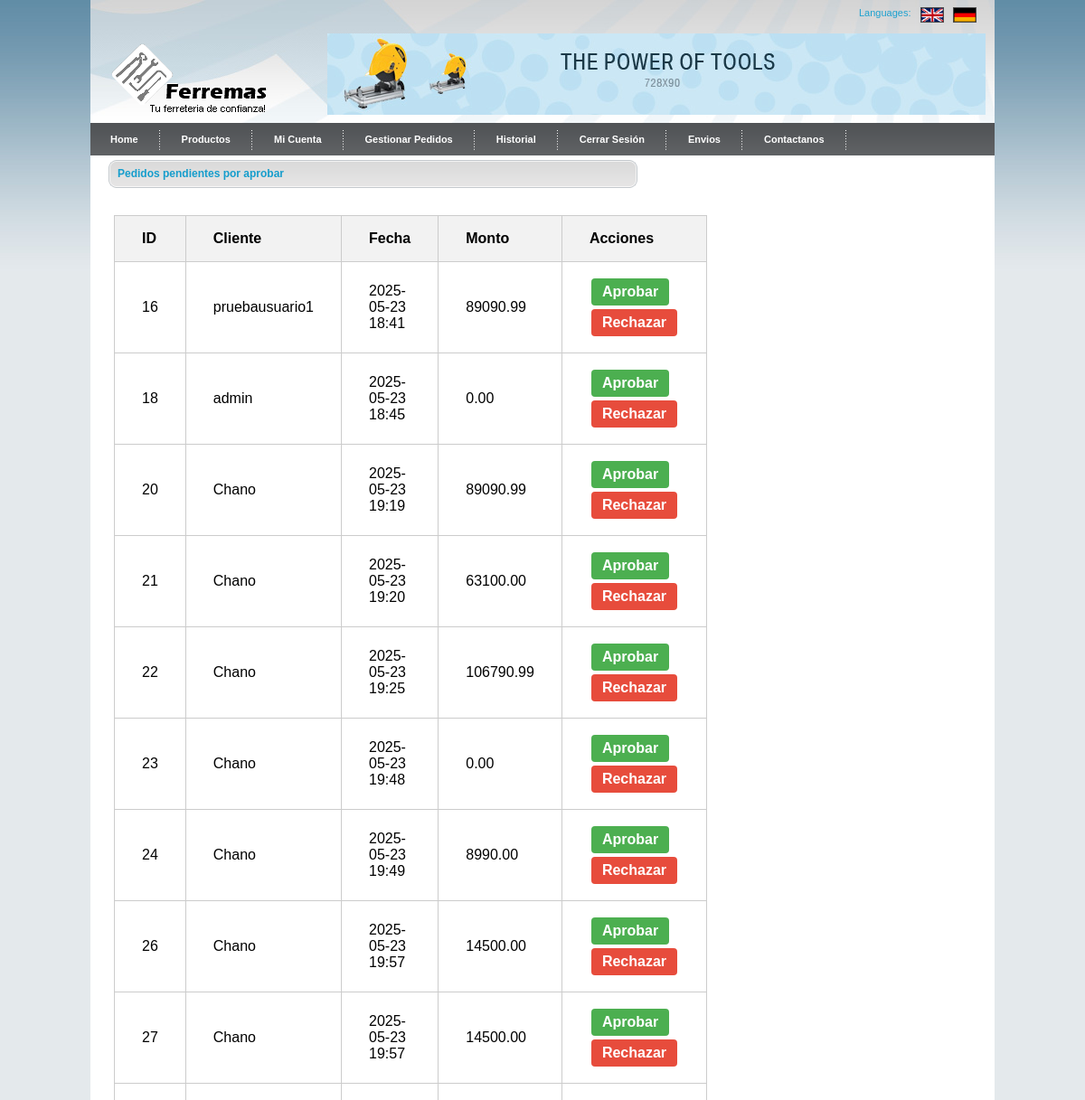
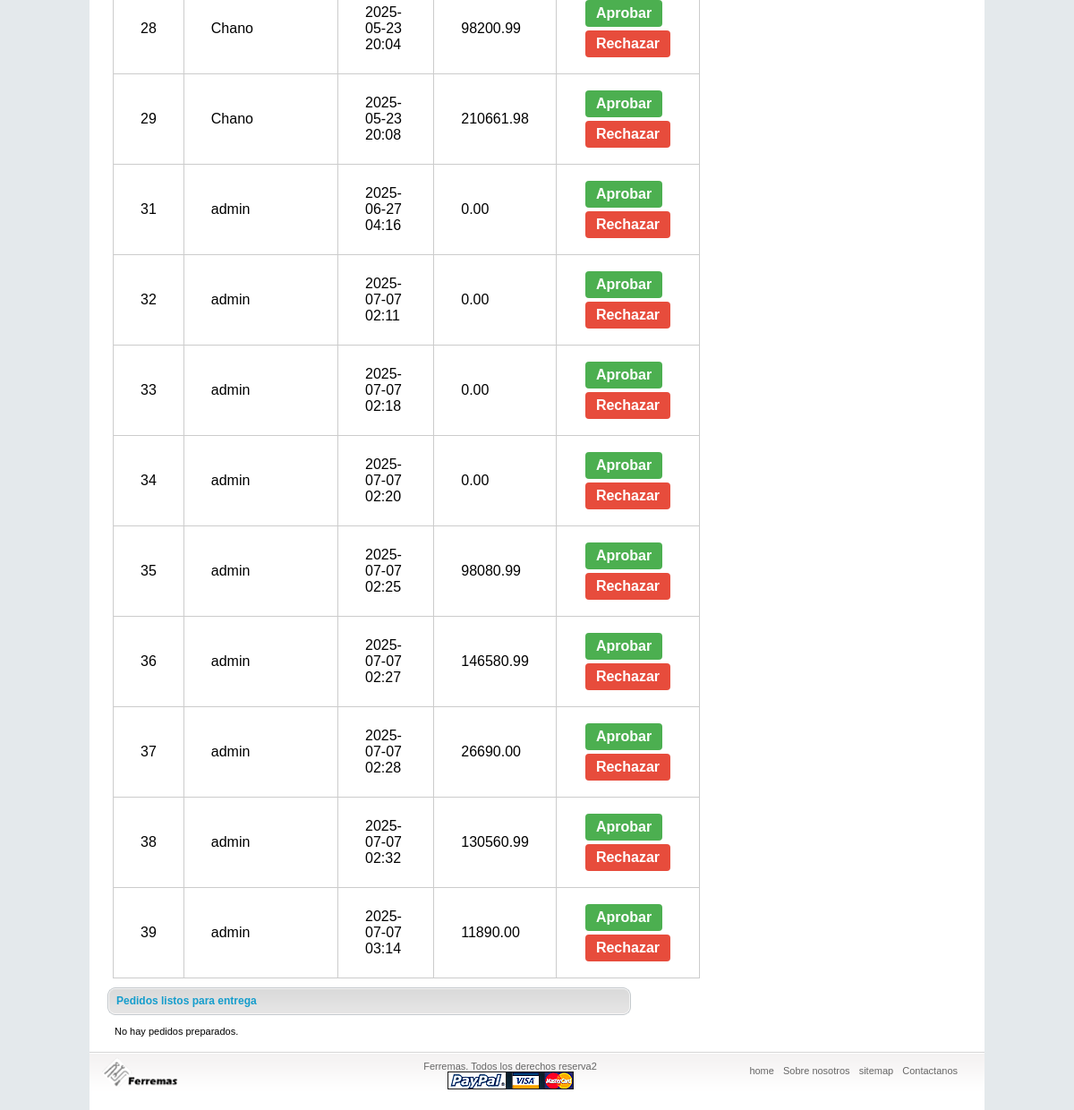
/vendedor/ (signed in), run on an earlier commit of the app's database (2 pictures, top to bottom).
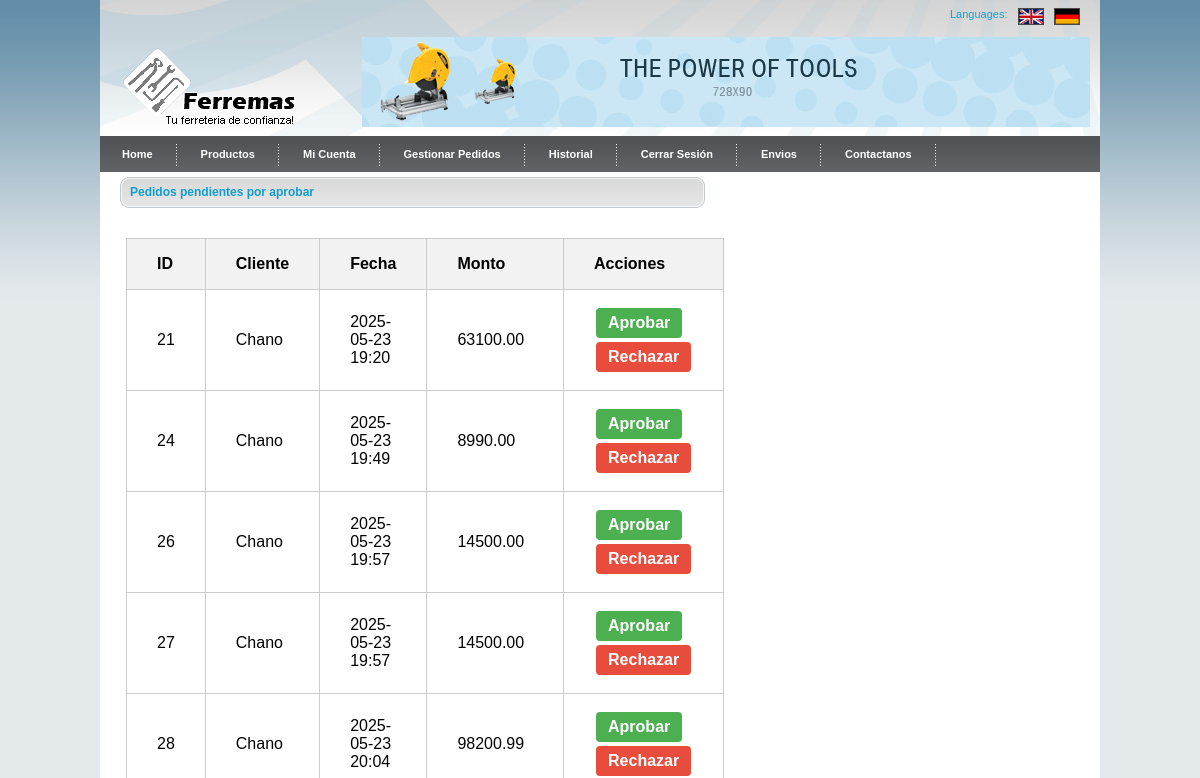
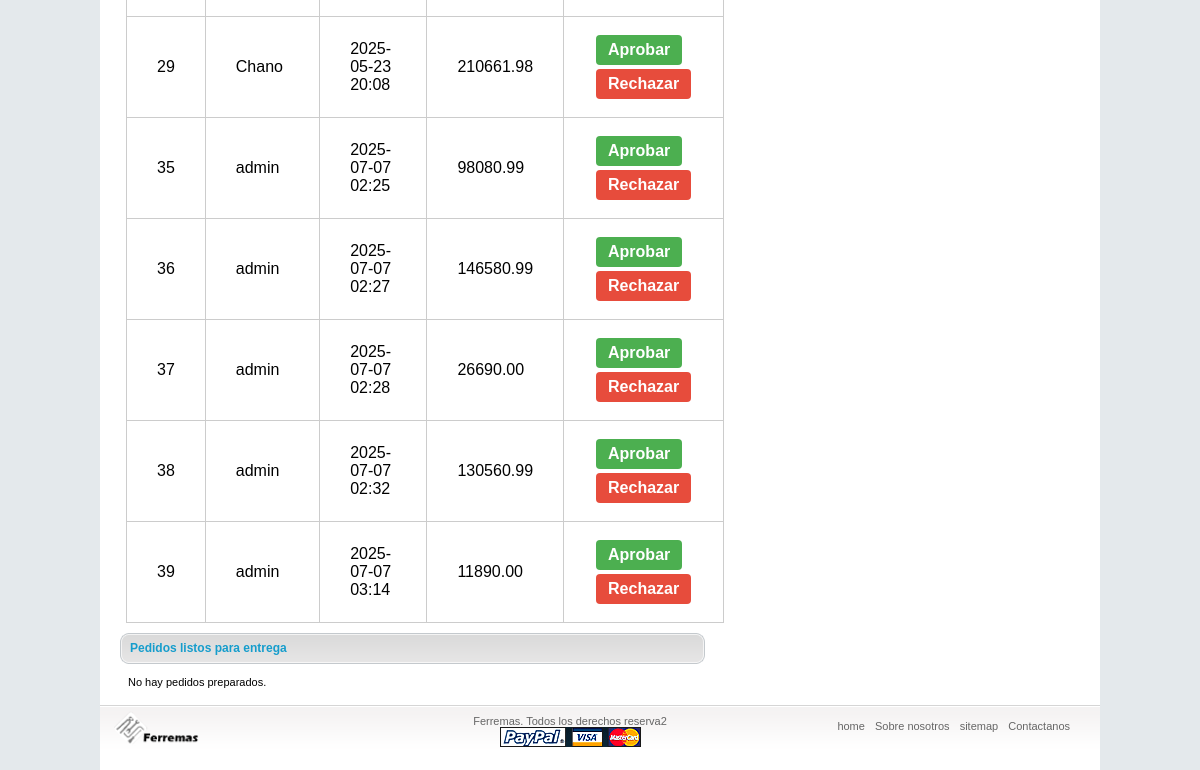
And on a later commit of the database (2 pictures, top to bottom).
### pedidos/models.py (models this page shows)
class Pedido(models.Model):
    usuario = models.ForeignKey(settings.AUTH_USER_MODEL, on_delete=models.CASCADE)
    fecha = models.DateTimeField(auto_now_add=True)
    estado = models.CharField(max_length=20, default='pendiente')  # pendiente, pagado, enviado, entregado, etc.
    total = models.DecimalField(max_digits=12, decimal_places=2, default=0)
    metodo_pago = models.CharField(max_length=20, default='manual')
    datos_pago = models.JSONField(null=True, blank=True)  # para guardar respuesta paypal
    tipo_entrega = models.CharField(
        max_length=20,
        choices=[('retiro', 'Retiro en tienda'), ('despacho', 'Despacho a domicilio')],
        default='retiro'
    )
    direccion_entrega = models.CharField(max_length=255, blank=True, null=True)
    sucursal_retiro = models.CharField(max_length=100, blank=True, null=True)

### usuarios/models.py (models this page shows)
class Usuario(AbstractUser):
    ROL_CHOICES = [
        ('cliente', 'Cliente'),
        ('admin', 'Administrador'),
        ('vendedor', 'Vendedor'),
        ('bodeguero', 'Bodeguero'),
        ('contador', 'Contador'),
    ]
    rol = models.CharField(max_length=20, choices=ROL_CHOICES)
    telefono = models.CharField(max_length=20, blank=True, null=True)  # Nuevo campo

### core/views.py (the view)
# urls.py: path('vendedor/', core_views.vista_pedidos_vendedor, name='vista_pedidos_vendedor'),
@login_required
@user_passes_test(es_vendedor)
def vista_pedidos_vendedor(request):
    pedidos_pendientes = Pedido.objects.filter(estado='Pendiente')
    pedidos_preparados = Pedido.objects.filter(estado='Preparado')
    return render(request, 'vendedor/pedidos.html', {
        'pedidos_pendientes': pedidos_pendientes,
        'pedidos_preparados': pedidos_preparados
    })

### core/context_processors.py (called while the page is built)
def carrito_context(request):
    carrito = request.session.get('carrito', {})
    productos_dict = {str(p.id): p for p in Producto.objects.all()}
    total = 0
    total_productos = 0
    for pid, cantidad in carrito.items():
        prod = productos_dict.get(str(pid))
        if prod:
            total += prod.precio * cantidad
            total_productos += cantidad
    return {
        'carrito': carrito,
        'productos_dict': productos_dict,
        'total_carrito': total,
        'total_productos': total_productos,
    }

### core/views.py (called while the page is built)
def es_vendedor(user):
    return user.is_authenticated and user.rol == 'vendedor'

### core/templates/vendedor/pedidos.html (shortened to what this page needs)
{% load static %}
<!DOCTYPE html>
<html>
<head>
  <link rel="stylesheet" type="text/css" href="{% static 'css/style.css' %}" />
  <link rel="stylesheet" type="text/css" href="{% static 'css/forms.css' %}" />
  <link rel="stylesheet" type="text/css" href="{% static 'css/pedidos.css' %}" />
</head>
<body>
<div id="main_container">
  {% include "partials/header.html" %}
  {% include "partials/menu_tab.html" %}
  <div id="main_content">
    <div class="center_content">
      <div class="center_title_bar">Pedidos pendientes por aprobar</div>
      <div class="prod_box">
        {% if pedidos_pendientes %}
        <table class="table-pedidos">
          <tr><th>ID</th><th>Cliente</th><th>Fecha</th><th>Monto</th><th>Acciones</th></tr>
          {% for pedido in pedidos_pendientes %}
          <tr>
            <td>{{ pedido.id }}</td>
            <td>{{ pedido.usuario.username }}</td>
            <td>{{ pedido.fecha|date:"Y-m-d H:i" }}</td>
            <td>{{ pedido.total }}</td>
            <td>
              <a href="{% url 'aprobar_pedido' pedido.id %}" class="btn aprobar">Aprobar</a>
              <a href="{% url 'rechazar_pedido' pedido.id %}" class="btn rechazar">Rechazar</a>
            </td>
          </tr>
          {% endfor %}
        </table>
        {% else %}
        <p>No hay pedidos pendientes.</p>
        {% endif %}
      </div>
      <div class="center_title_bar">Pedidos listos para entrega</div>
      <div class="prod_box">
        {% if pedidos_preparados %}
        <table class="table-pedidos">
          <tr><th>ID</th><th>Cliente</th><th>Estado</th><th>Monto</th><th>Acciones</th></tr>
          {% for pedido in pedidos_preparados %}
          <tr>
            <td>{{ pedido.id }}</td>
            <td>{{ pedido.usuario.username }}</td>
            <td>{{ pedido.estado }}</td>
            <td>{{ pedido.total }}</td>
            <td>
              <a href="{% url 'marcar_entregado' pedido.id %}" class="btn aprobar">Marcar como entregado</a>
            </td>
          </tr>
          {% endfor %}
        </table>
        {% else %}
        <p>No hay pedidos preparados.</p>
        {% endif %}
      </div>
    </div>
  </div>
  <div class="footer">
    <div class="left_footer"><img src="{% static 'images/footer_logo2.png' %}" alt="" width="89" height="42"/></div>
    <div class="center_footer">
      Ferremas. Todos los derechos reserva2<br />
      <img src="{% static 'images/payment.gif' %}" alt="" />
    </div>
    <div class="right_footer">
      <a href="#">home</a> <a href="#">Sobre nosotros</a> <a href="#">sitemap</a> <a href="#">Contactanos</a>
    </div>
  </div>
</div>
</body>
</html>

What changed in the data, as far as the page shows it:
no longer on this page (row edited): Pedido: id "16", usuario.username "pruebausuario1", fecha "2025-05-23 18:41", total "89090.99"
no longer on this page (row edited): Pedido: id "18", usuario.username "admin", fecha "2025-05-23 18:45", total "0.00"
no longer on this page (row edited): Pedido: id "20", usuario.username "Chano", fecha "2025-05-23 19:19", total "89090.99"
no longer on this page (row edited): Pedido: id "22", usuario.username "Chano", fecha "2025-05-23 19:25", total "106790.99"
no longer on this page (row edited): Pedido: id "23", usuario.username "Chano", fecha "2025-05-23 19:48", total "0.00"
no longer on this page (row edited): Pedido: id "31", usuario.username "admin", fecha "2025-06-27 04:16", total "0.00"
no longer on this page (row edited): Pedido: id "32", usuario.username "admin", fecha "2025-07-07 02:11", total "0.00"
no longer on this page (row edited): Pedido: id "33", usuario.username "admin", fecha "2025-07-07 02:18", total "0.00"
no longer on this page (row edited): Pedido: id "34", usuario.username "admin", fecha "2025-07-07 02:20", total "0.00"
